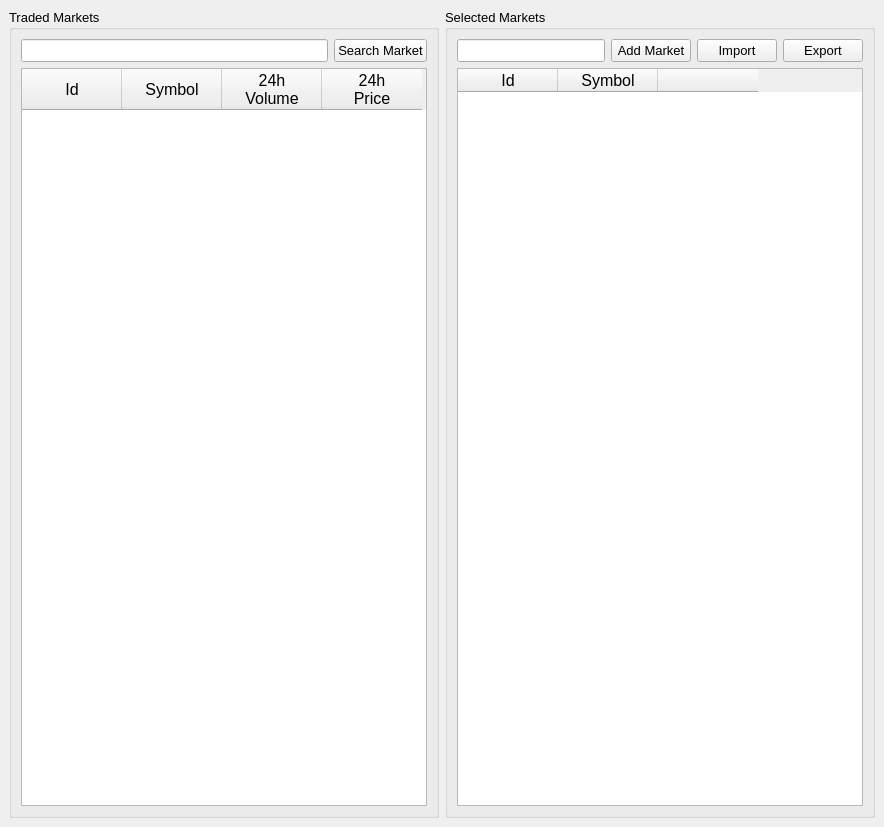
<?xml version="1.0" encoding="UTF-8"?>
<ui version="4.0">
 <class>MarketSet</class>
 <widget class="QMainWindow" name="MarketSet">
  <property name="geometry">
   <rect>
    <x>0</x>
    <y>0</y>
    <width>884</width>
    <height>827</height>
   </rect>
  </property>
  <property name="font">
   <font>
    <family>Segoe UI</family>
    <pointsize>10</pointsize>
   </font>
  </property>
  <property name="mouseTracking">
   <bool>false</bool>
  </property>
  <property name="windowTitle">
   <string>SwT</string>
  </property>
  <property name="styleSheet">
   <string notr="true"/>
  </property>
  <widget class="QWidget" name="centralwidget">
   <property name="styleSheet">
    <string notr="true"/>
   </property>
   <layout class="QGridLayout" name="gridLayout">
    <item row="0" column="2">
     <layout class="QHBoxLayout" name="horizontalLayout">
      <item>
       <widget class="QGroupBox" name="groupBox_15">
        <property name="styleSheet">
         <string notr="true"/>
        </property>
        <property name="title">
         <string>Traded Markets</string>
        </property>
        <layout class="QGridLayout" name="gridLayout_3">
         <item row="0" column="0">
          <widget class="QLineEdit" name="txtSearchMarket_2">
           <property name="styleSheet">
            <string notr="true"/>
           </property>
          </widget>
         </item>
         <item row="0" column="1">
          <widget class="QPushButton" name="btnSearchMarket_2">
           <property name="sizePolicy">
            <sizepolicy hsizetype="Fixed" vsizetype="Fixed">
             <horstretch>0</horstretch>
             <verstretch>0</verstretch>
            </sizepolicy>
           </property>
           <property name="styleSheet">
            <string notr="true"/>
           </property>
           <property name="text">
            <string>Search Market</string>
           </property>
          </widget>
         </item>
         <item row="1" column="0" colspan="2">
          <widget class="QTableWidget" name="tblTradedMarkets_2">
           <property name="enabled">
            <bool>true</bool>
           </property>
           <property name="styleSheet">
            <string notr="true"/>
           </property>
           <property name="alternatingRowColors">
            <bool>true</bool>
           </property>
           <property name="sortingEnabled">
            <bool>true</bool>
           </property>
           <column>
            <property name="text">
             <string>Id</string>
            </property>
            <property name="font">
             <font>
              <pointsize>12</pointsize>
             </font>
            </property>
           </column>
           <column>
            <property name="text">
             <string>Symbol</string>
            </property>
            <property name="font">
             <font>
              <pointsize>12</pointsize>
             </font>
            </property>
           </column>
           <column>
            <property name="text">
             <string>24h
Volume</string>
            </property>
            <property name="font">
             <font>
              <pointsize>12</pointsize>
             </font>
            </property>
           </column>
           <column>
            <property name="text">
             <string>24h
Price</string>
            </property>
            <property name="font">
             <font>
              <pointsize>12</pointsize>
             </font>
            </property>
           </column>
          </widget>
         </item>
        </layout>
       </widget>
      </item>
      <item>
       <widget class="QGroupBox" name="groupBox_12">
        <property name="title">
         <string>Selected Markets</string>
        </property>
        <layout class="QGridLayout" name="gridLayout_2">
         <item row="0" column="0">
          <widget class="QLineEdit" name="txtNewSelectedMarket_2">
           <property name="styleSheet">
            <string notr="true"/>
           </property>
          </widget>
         </item>
         <item row="0" column="1">
          <widget class="QPushButton" name="btnAddSelectedMarket_2">
           <property name="sizePolicy">
            <sizepolicy hsizetype="Fixed" vsizetype="Fixed">
             <horstretch>0</horstretch>
             <verstretch>0</verstretch>
            </sizepolicy>
           </property>
           <property name="styleSheet">
            <string notr="true"/>
           </property>
           <property name="text">
            <string>Add Market</string>
           </property>
          </widget>
         </item>
         <item row="0" column="2">
          <widget class="QPushButton" name="btnImportSelectedMarkets_2">
           <property name="styleSheet">
            <string notr="true"/>
           </property>
           <property name="text">
            <string>Import</string>
           </property>
          </widget>
         </item>
         <item row="0" column="3">
          <widget class="QPushButton" name="btnExportSelectedMarkets_2">
           <property name="styleSheet">
            <string notr="true"/>
           </property>
           <property name="text">
            <string>Export</string>
           </property>
          </widget>
         </item>
         <item row="1" column="0" colspan="4">
          <widget class="QTableWidget" name="tblSelectedMarket_2">
           <property name="enabled">
            <bool>true</bool>
           </property>
           <property name="styleSheet">
            <string notr="true"/>
           </property>
           <property name="alternatingRowColors">
            <bool>true</bool>
           </property>
           <property name="sortingEnabled">
            <bool>true</bool>
           </property>
           <column>
            <property name="text">
             <string>Id</string>
            </property>
            <property name="font">
             <font>
              <pointsize>12</pointsize>
             </font>
            </property>
           </column>
           <column>
            <property name="text">
             <string>Symbol</string>
            </property>
            <property name="font">
             <font>
              <pointsize>12</pointsize>
             </font>
            </property>
           </column>
           <column>
            <property name="text">
             <string/>
            </property>
           </column>
          </widget>
         </item>
        </layout>
       </widget>
      </item>
     </layout>
    </item>
   </layout>
  </widget>
  <action name="actionBot_Parameters">
   <property name="text">
    <string>Bot Parameters</string>
   </property>
  </action>
 </widget>
 <resources/>
 <connections/>
</ui>
